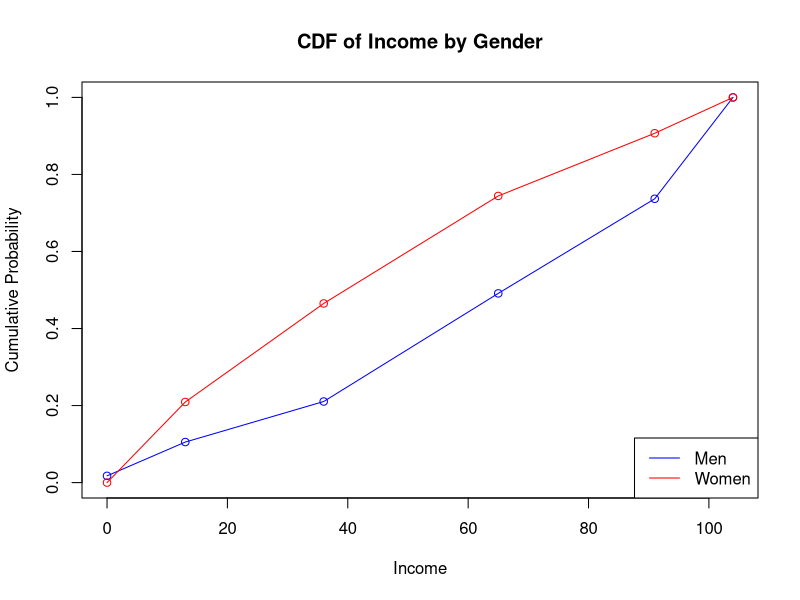

The R script that drew this image:
# Data provided by you
income_levels <- c(0, 13, 36, 65, 91, 104)
joint_prob_men <- c(0.01, 0.05, 0.06, 0.16, 0.14, 0.15)
joint_prob_women <- c(0.00, 0.09, 0.11, 0.12, 0.07, 0.04)

# 1. Marginal distributions of gender and income, expected yearly income, and sqrt of variance
P_men <- sum(joint_prob_men)
P_women <- sum(joint_prob_women)

# Marginal distribution of income
marginal_prob_income <- P_men * joint_prob_men + P_women * joint_prob_women

# Expected yearly income
expected_income <- sum(income_levels * marginal_prob_income)

# Variance and Standard Deviation
variance_income <- sum((income_levels^2) * marginal_prob_income) - expected_income^2
std_income <- sqrt(variance_income)

# 2. Conditional distributions for men and women and CDF visualization
conditional_income_men <- joint_prob_men / P_men
conditional_income_women <- joint_prob_women / P_women

# CDFs
cdf_men <- cumsum(conditional_income_men)
cdf_women <- cumsum(conditional_income_women)

# Plotting CDF
plot(income_levels, cdf_men, type = "o", col = "blue", ylim = c(0, 1),
     xlab = "Income", ylab = "Cumulative Probability", main = "CDF of Income by Gender")
lines(income_levels, cdf_women, type = "o", col = "red")
legend("bottomright", legend = c("Men", "Women"), col = c("blue", "red"), lty = 1)

# 3. Conditional expectations and square roots of variances
expected_income_men <- sum(income_levels * conditional_income_men)
variance_income_men <- sum((income_levels^2) * conditional_income_men) - expected_income_men^2
std_income_men <- sqrt(variance_income_men)

expected_income_women <- sum(income_levels * conditional_income_women)
variance_income_women <- sum((income_levels^2) * conditional_income_women) - expected_income_women^2
std_income_women <- sqrt(variance_income_women)

# 4. Covariance and correlation between income and gender
# Treat male as 0 and female as 1 for gender dummy variable
gender_dummy <- c(rep(0, length(joint_prob_men)), rep(1, length(joint_prob_women)))
income_all <- rep(income_levels, 2) # Combine income levels for both men and women
joint_prob_all <- c(joint_prob_men, joint_prob_women) # Combined joint probabilities

# Covariance calculation
expected_income_total <- sum(income_all * joint_prob_all)
expected_gender <- sum(gender_dummy * joint_prob_all)
cov_income_gender <- sum(income_all * gender_dummy * joint_prob_all) - (expected_income_total * expected_gender)

# Variance of gender and income
var_gender <- sum((gender_dummy^2) * joint_prob_all) - expected_gender^2
var_income <- sum((income_all^2) * joint_prob_all) - expected_income_total^2

# Correlation
cor_income_gender <- cov_income_gender / (sqrt(var_gender) * sqrt(var_income))

# 5. Test for independence
# Two variables are independent if their joint distribution equals the product of their marginals
# Calculate the product of marginals
marginal_gender_men <- rep(P_men, length(income_levels))
marginal_gender_women <- rep(P_women, length(income_levels))

product_marginals_men <- marginal_gender_men * marginal_prob_income
product_marginals_women <- marginal_gender_women * marginal_prob_income

# Check independence by comparing joint probabilities with product of marginals
independence_test_men <- all(joint_prob_men == product_marginals_men)
independence_test_women <- all(joint_prob_women == product_marginals_women)

# Output results
cat("1. Marginal Probability for Men: ", P_men, "\n")
cat("   Marginal Probability for Women: ", P_women, "\n")
cat("   Marginal Distribution of Income: ", marginal_prob_income, "\n")
cat("   Expected Yearly Income: ", expected_income, "\n")
cat("   Variance of Income: ", variance_income, "\n")
cat("   Standard Deviation of Income: ", std_income, "\n\n")

cat("2. Conditional Distribution for Men:\n", conditional_income_men, "\n")
cat("   Conditional Distribution for Women:\n", conditional_income_women, "\n\n")

cat("3. Expected Yearly Income for Men: ", expected_income_men, "\n")
cat("   Variance of Income for Men: ", variance_income_men, "\n")
cat("   Standard Deviation of Income for Men: ", std_income_men, "\n")
cat("   Expected Yearly Income for Women: ", expected_income_women, "\n")
cat("   Variance of Income for Women: ", variance_income_women, "\n")
cat("   Standard Deviation of Income for Women: ", std_income_women, "\n\n")

cat("4. Covariance between Income and Gender: ", cov_income_gender, "\n")
cat("   Correlation between Income and Gender: ", cor_income_gender, "\n\n")

cat("5. Are income and gender independent for men? ", independence_test_men, "\n")
cat("   Are income and gender independent for women? ", independence_test_women, "\n")
